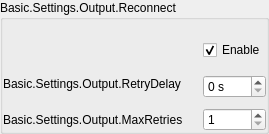
                  <widget class="QGroupBox" name="groupBox_7">
                   <property name="title">
                    <string>Basic.Settings.Output.Reconnect</string>
                   </property>
                   <property name="uistep" stdset="0">
                    <string notr="true">Auto Reconnect</string>
                   </property>
                   <layout class="QFormLayout" name="formLayout_19">
                    <property name="fieldGrowthPolicy">
                     <enum>QFormLayout::AllNonFixedFieldsGrow</enum>
                    </property>
                    <property name="labelAlignment">
                     <set>Qt::AlignLeading|Qt::AlignLeft|Qt::AlignVCenter</set>
                    </property>
                    <property name="horizontalSpacing">
                     <number>20</number>
                    </property>
                    <property name="verticalSpacing">
                     <number>10</number>
                    </property>
                    <property name="leftMargin">
                     <number>0</number>
                    </property>
                    <property name="topMargin">
                     <number>20</number>
                    </property>
                    <property name="rightMargin">
                     <number>0</number>
                    </property>
                    <property name="bottomMargin">
                     <number>0</number>
                    </property>
                    <item row="0" column="1">
                     <widget class="QCheckBox" name="reconnectEnable">
                      <property name="text">
                       <string>Enable</string>
                      </property>
                      <property name="checked">
                       <bool>true</bool>
                      </property>
                      <property name="uistep" stdset="0">
                       <string notr="true">Enable</string>
                      </property>
                     </widget>
                    </item>
                    <item row="1" column="0">
                     <widget class="QLabel" name="label_17">
                      <property name="sizePolicy">
                       <sizepolicy hsizetype="Preferred" vsizetype="Expanding">
                        <horstretch>0</horstretch>
                        <verstretch>0</verstretch>
                       </sizepolicy>
                      </property>
                      <property name="text">
                       <string>Basic.Settings.Output.RetryDelay</string>
                      </property>
                      <property name="wordWrap">
                       <bool>true</bool>
                      </property>
                      <property name="buddy">
                       <cstring>reconnectRetryDelay</cstring>
                      </property>
                      <property name="useFor" stdset="0">
                       <string notr="true">FormLabelRole</string>
                      </property>
                     </widget>
                    </item>
                    <item row="2" column="0">
                     <widget class="QLabel" name="label_22">
                      <property name="sizePolicy">
                       <sizepolicy hsizetype="Expanding" vsizetype="Preferred">
                        <horstretch>0</horstretch>
                        <verstretch>0</verstretch>
                       </sizepolicy>
                      </property>
                      <property name="text">
                       <string>Basic.Settings.Output.MaxRetries</string>
                      </property>
                      <property name="alignment">
                       <set>Qt::AlignLeading|Qt::AlignLeft|Qt::AlignVCenter</set>
                      </property>
                      <property name="wordWrap">
                       <bool>true</bool>
                      </property>
                      <property name="buddy">
                       <cstring>reconnectMaxRetries</cstring>
                      </property>
                      <property name="useFor" stdset="0">
                       <string notr="true">FormLabelRole</string>
                      </property>
                     </widget>
                    </item>
                    <item row="2" column="1">
                     <widget class="PLSSpinBox" name="reconnectMaxRetries">
                      <property name="minimum">
                       <number>1</number>
                      </property>
                      <property name="maximum">
                       <number>10000</number>
                      </property>
                     </widget>
                    </item>
                    <item row="1" column="1">
                     <layout class="QVBoxLayout" name="verticalLayout_3">
                      <property name="spacing">
                       <number>0</number>
                      </property>
                      <property name="topMargin">
                       <number>5</number>
                      </property>
                      <item>
                       <widget class="PLSSpinBox" name="reconnectRetryDelay">
                        <property name="suffix">
                         <string> s</string>
                        </property>
                        <property name="maximum">
                         <number>30</number>
                        </property>
                       </widget>
                      </item>
                     </layout>
                    </item>
                   </layout>
                  </widget>
